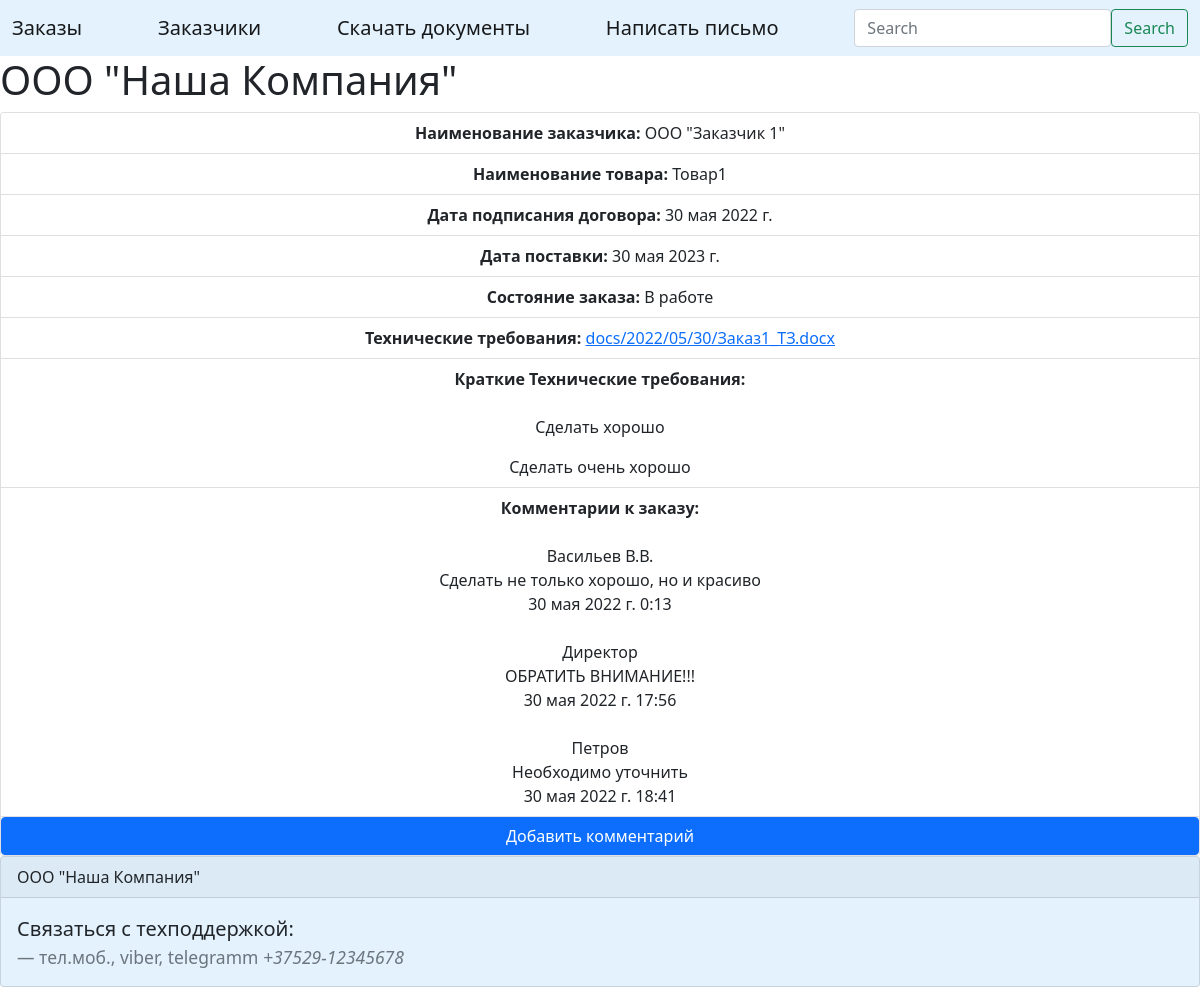
Page /order/1/ on the earlier database version.
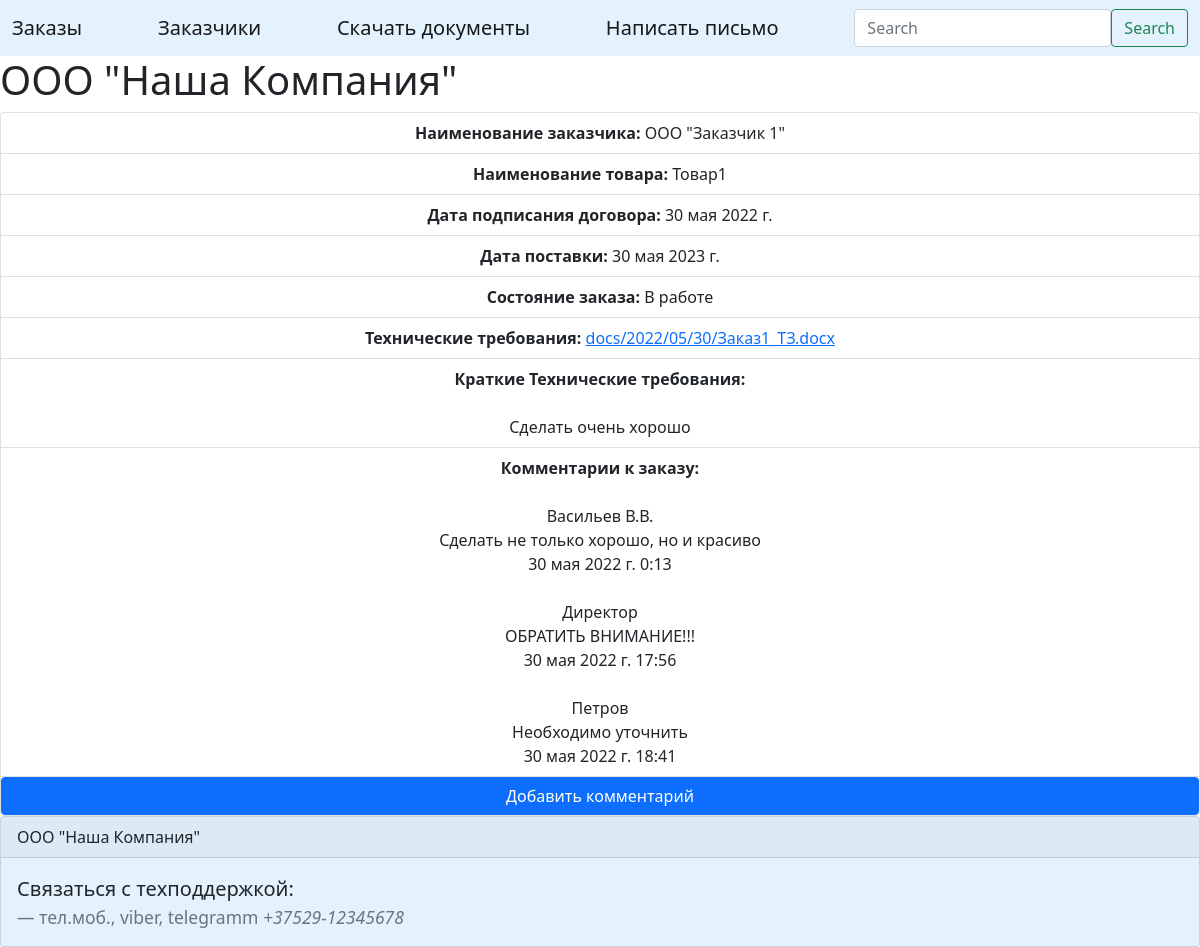
Same page on the later database version.
### ordering/models.py (models this page shows, shortened)
class Requirements(models.Model):
    orders = models.ForeignKey(Orders, on_delete=models.PROTECT, verbose_name='Заказ')
    docs = models.FileField(upload_to='docs/%Y/%m/%d/', verbose_name='Документы', blank=True)
    text = models.CharField(max_length=250, verbose_name='Тех. требования кратко', blank=True)
    class Meta:
        verbose_name = 'Тех. требования'
        verbose_name_plural = 'Тех. требования'
        ordering = ['id']

class Comments(models.Model):
    orders = models.ForeignKey(Orders, on_delete=models.PROTECT, verbose_name='Заказ')
    text = models.TextField(verbose_name='Комментарий')
    created_at = models.DateTimeField(auto_now_add=True, verbose_name='Дата создания комментария')
    author = models.CharField(max_length=150, verbose_name='Автор комментария')
    class Meta:
        verbose_name = 'Комментарий'
        verbose_name_plural = 'Комментарии'
        ordering = ['created_at']

### ordering/views.py (the view)
# urls.py: path('order/<int:order_id>/', views.order_detail, name='order_detail'),
def order_detail(request, order_id):
    order = get_object_or_404(models.Orders, id=order_id)
    requirements = models.Requirements.objects.filter(orders=order_id)
    comments = models.Comments.objects.filter(orders=order_id)
    context = {
        'order': order,
        'requirements': requirements,
        'comments': comments,
    }
    return render(request, 'order_detail.html', {'context': context})

### ordering/models.py (called while the page is built)
    def __str__(self):
        return self.customers_mame

### ordering/templates/order_detail.html (shortened to what this page needs)
{% extends 'base.html' %}
{% block content %}
<div class="card text-center">
    <ul class="list-group list-group-flush">
        <li class="list-group-item"><b>Наименование заказчика:</b> {{ context.order.customers }}</li>
        <li class="list-group-item"><b>Наименование товара:</b> {{ context.order.name_of_goods }}</li>
        <li class="list-group-item"><b>Дата подписания договора:</b> {{ context.order.date_of_contract }}</li>
        <li class="list-group-item"><b>Дата поставки:</b> {{ context.order.date_of_delivery }}</li>
        <li class="list-group-item"><b>Состояние заказа:</b> {{ context.order.contract_status }}</li>
        <li class="list-group-item"><b>Технические требования:</b>
            {% for requirement in context.requirements %}
            <a href={% url 'downloads_file' %}>{{ requirement.docs }}</a>
            {% endfor %}
        </li>
        <li class="list-group-item"><b>Краткие Технические требования:</b><br><br>
            {% for requirement in context.requirements %}
            <p class="card-text">{{ requirement.text }}</p>{% endfor %}
        </li>
        <li class="list-group-item"><b>Комментарии к заказу:</b>
            {% for comment in context.comments %}
            <br><br>{{ comment.author }}<br>{{ comment.text }}<br>{{ comment.created_at }}
            {% endfor %}
        </li>
    </ul>
    <a href={% url 'add_comment' order_id=context.order.id %} class="btn btn-primary">Добавить комментарий</a>
</div>
{% endblock %}

Differences in the rows shown:
removed Requirements: text "Сделать хорошо"
